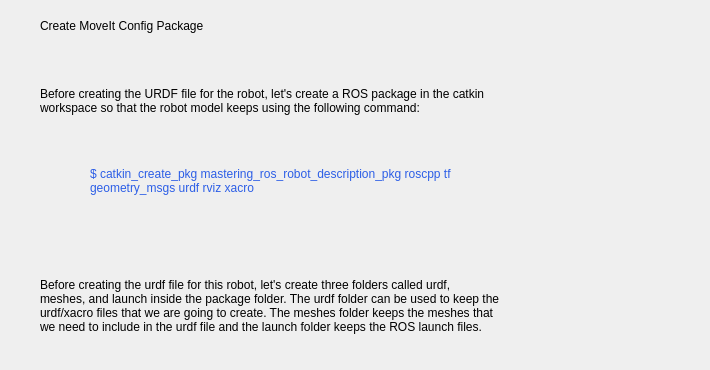
        <widget class="QWidget" name="page_6">
         <widget class="QLabel" name="label_title_6">
          <property name="geometry">
           <rect>
            <x>40</x>
            <y>10</y>
            <width>291</width>
            <height>31</height>
           </rect>
          </property>
          <property name="styleSheet">
           <string notr="true"/>
          </property>
          <property name="text">
           <string>Create MoveIt Config Package</string>
          </property>
         </widget>
         <widget class="QLabel" name="label_3_5">
          <property name="geometry">
           <rect>
            <x>40</x>
            <y>250</y>
            <width>661</width>
            <height>111</height>
           </rect>
          </property>
          <property name="styleSheet">
           <string notr="true">font: 13pt &quot;Ubuntu&quot;;</string>
          </property>
          <property name="text">
           <string>Before creating the urdf file for this robot, let's create three folders called urdf,
meshes, and launch inside the package folder. The urdf folder can be used to keep the 
urdf/xacro files that we are going to create. The meshes folder keeps the meshes that 
we need to include in the urdf file and the launch folder keeps the ROS launch files.</string>
          </property>
         </widget>
         <widget class="QLabel" name="label_3_6">
          <property name="geometry">
           <rect>
            <x>90</x>
            <y>150</y>
            <width>491</width>
            <height>61</height>
           </rect>
          </property>
          <property name="styleSheet">
           <string notr="true">color: rgb(44, 94, 230);
font: 12pt &quot;Ubuntu Mono&quot; bold;</string>
          </property>
          <property name="text">
           <string>$ catkin_create_pkg mastering_ros_robot_description_pkg roscpp tf 
geometry_msgs urdf rviz xacro</string>
          </property>
         </widget>
         <widget class="QLabel" name="label_3_7">
          <property name="geometry">
           <rect>
            <x>40</x>
            <y>70</y>
            <width>651</width>
            <height>61</height>
           </rect>
          </property>
          <property name="styleSheet">
           <string notr="true">font: 13pt &quot;Ubuntu&quot;;</string>
          </property>
          <property name="text">
           <string>Before creating the URDF file for the robot, let's create a ROS package in the catkin
workspace so that the robot model keeps using the following command:</string>
          </property>
         </widget>
        </widget>
